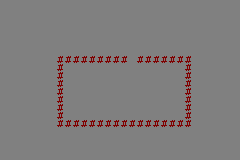

This is a level from a 2D game, rendered from its Tiled map with the project's own tilesets. A one-line summary and the complete map file follow:
An orthogonal 30x20 tile map with 8x8 px tiles, 2 tile layers (Floor, Walls).

<map version="1.10" tiledversion="1.11.2" orientation="orthogonal" renderorder="right-down" width="30" height="20" tilewidth="8" tileheight="8" infinite="0" nextlayerid="3" nextobjectid="1">
 <tileset firstgid="1" source="spritesheet.tsx" />
 <layer id="1" name="Floor" width="30" height="20">
  <data encoding="csv">
97,97,97,97,97,97,97,97,97,97,97,97,97,97,97,97,97,97,97,97,97,97,97,97,97,97,97,97,97,97,
97,97,97,97,97,97,97,97,97,97,97,97,97,97,97,97,97,97,97,97,97,97,97,97,97,97,97,97,97,97,
97,97,97,97,97,97,97,97,97,97,97,97,97,97,97,97,97,97,97,97,97,97,97,97,97,97,97,97,97,97,
97,97,97,97,97,97,97,97,97,97,97,97,97,97,97,97,97,97,97,97,97,97,97,97,97,97,97,97,97,97,
97,97,97,97,97,97,97,97,97,97,97,97,97,97,97,97,97,97,97,97,97,97,97,97,97,97,97,97,97,97,
97,97,97,97,97,97,97,97,97,97,97,97,97,97,97,97,97,97,97,97,97,97,97,97,97,97,97,97,97,97,
97,97,97,97,97,97,97,97,97,97,97,97,97,97,97,97,97,97,97,97,97,97,97,97,97,97,97,97,97,97,
97,97,97,97,97,97,97,97,97,97,97,97,97,97,97,97,97,97,97,97,97,97,97,97,97,97,97,97,97,97,
97,97,97,97,97,97,97,97,97,97,97,97,97,97,97,97,97,97,97,97,97,97,97,97,97,97,97,97,97,97,
97,97,97,97,97,97,97,97,97,97,97,97,97,97,97,97,97,97,97,97,97,97,97,97,97,97,97,97,97,97,
97,97,97,97,97,97,97,97,97,97,97,97,97,97,97,97,97,97,97,97,97,97,97,97,97,97,97,97,97,97,
97,97,97,97,97,97,97,97,97,97,97,97,97,97,97,97,97,97,97,97,97,97,97,97,97,97,97,97,97,97,
97,97,97,97,97,97,97,97,97,97,97,97,97,97,97,97,97,97,97,97,97,97,97,97,97,97,97,97,97,97,
97,97,97,97,97,97,97,97,97,97,97,97,97,97,97,97,97,97,97,97,97,97,97,97,97,97,97,97,97,97,
97,97,97,97,97,97,97,97,97,97,97,97,97,97,97,97,97,97,97,97,97,97,97,97,97,97,97,97,97,97,
97,97,97,97,97,97,97,97,97,97,97,97,97,97,97,97,97,97,97,97,97,97,97,97,97,97,97,97,97,97,
97,97,97,97,97,97,97,97,97,97,97,97,97,97,97,97,97,97,97,97,97,97,97,97,97,97,97,97,97,97,
97,97,97,97,97,97,97,97,97,97,97,97,97,97,97,97,97,97,97,97,97,97,97,97,97,97,97,97,97,97,
97,97,97,97,97,97,97,97,97,97,97,97,97,97,97,97,97,97,97,97,97,97,97,97,97,97,97,97,97,97,
97,97,97,97,97,97,97,97,97,97,97,97,97,97,97,97,97,97,97,97,97,97,97,97,97,97,97,97,97,97
</data>
 </layer>
 <layer id="2" name="Walls" width="30" height="20">
  <data encoding="csv">
0,0,0,0,0,0,0,0,0,0,0,0,0,0,0,0,0,0,0,0,0,0,0,0,0,0,0,0,0,0,
0,0,0,0,0,0,0,0,0,0,0,0,0,0,0,0,0,0,0,0,0,0,0,0,0,0,0,0,0,0,
0,0,0,0,0,0,0,0,0,0,0,0,0,0,0,0,0,0,0,0,0,0,0,0,0,0,0,0,0,0,
0,0,0,0,0,0,0,0,0,0,0,0,0,0,0,0,0,0,0,0,0,0,0,0,0,0,0,0,0,0,
0,0,0,0,0,0,0,0,0,0,0,0,0,0,0,0,0,0,0,0,0,0,0,0,0,0,0,0,0,0,
0,0,0,0,0,0,0,0,0,0,0,0,0,0,0,0,0,0,0,0,0,0,0,0,0,0,0,0,0,0,
0,0,0,0,0,0,0,0,0,0,0,0,0,0,0,0,0,0,0,0,0,0,0,0,0,0,0,0,0,0,
0,0,0,0,0,0,0,36,36,36,36,36,36,36,36,36,0,36,36,36,36,36,36,36,0,0,0,0,0,0,
0,0,0,0,0,0,0,36,0,0,0,0,0,0,0,0,0,0,0,0,0,0,0,36,0,0,0,0,0,0,
0,0,0,0,0,0,0,36,0,0,0,0,0,0,0,0,0,0,0,0,0,0,0,36,0,0,0,0,0,0,
0,0,0,0,0,0,0,36,0,0,0,0,0,0,0,0,0,0,0,0,0,0,0,36,0,0,0,0,0,0,
0,0,0,0,0,0,0,36,0,0,0,0,0,0,0,0,0,0,0,0,0,0,0,36,0,0,0,0,0,0,
0,0,0,0,0,0,0,36,0,0,0,0,0,0,0,0,0,0,0,0,0,0,0,36,0,0,0,0,0,0,
0,0,0,0,0,0,0,36,0,0,0,0,0,0,0,0,0,0,0,0,0,0,0,36,0,0,0,0,0,0,
0,0,0,0,0,0,0,36,0,0,0,0,0,0,0,0,0,0,0,0,0,0,0,36,0,0,0,0,0,0,
0,0,0,0,0,0,0,36,36,36,36,36,36,36,36,36,36,36,36,36,36,36,36,36,0,0,0,0,0,0,
0,0,0,0,0,0,0,0,0,0,0,0,0,0,0,0,0,0,0,0,0,0,0,0,0,0,0,0,0,0,
0,0,0,0,0,0,0,0,0,0,0,0,0,0,0,0,0,0,0,0,0,0,0,0,0,0,0,0,0,0,
0,0,0,0,0,0,0,0,0,0,0,0,0,0,0,0,0,0,0,0,0,0,0,0,0,0,0,0,0,0,
0,0,0,0,0,0,0,0,0,0,0,0,0,0,0,0,0,0,0,0,0,0,0,0,0,0,0,0,0,0
</data>
 </layer>
</map>